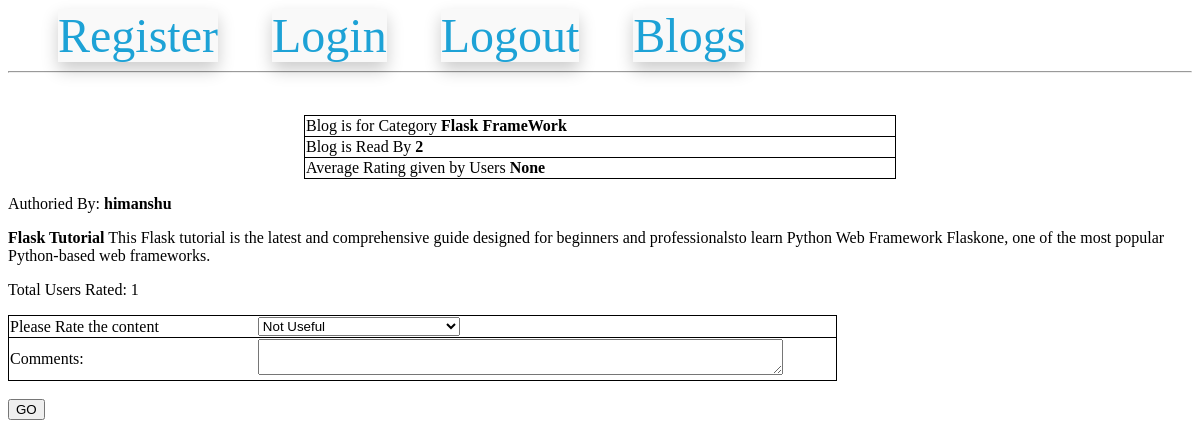
Page /blogDetail/2/himanshu/Flask FrameWork (signed in) on the committed database.
### models.py (models this page shows)
class BlogModel(db.Model):
    id = db.Column(db.Integer, primary_key=True)
    category_id = db.Column(
        db.Integer, db.ForeignKey("category_master.category_id"), nullable=False
    )
    blog_user_id = db.Column(db.Integer, db.ForeignKey("users.id"), nullable=False)
    blog_text = db.Column(db.Text, nullable=False)
    blog_creation_date = db.Column(db.DateTime)
    blog_read_count = db.Column(db.Integer, default=0)
    blog_rating_count = db.Column(db.Integer, default=0)

### routes.py (the view, shortened to what this page needs)
@app.route(
    "/blogDetail/<int:blog_id>/<string:username>/<string:category>",
    methods=["GET", "POST"],
)
@login_required
def blog_detail(blog_id, username, category):
    blog = BlogModel.query.get(blog_id)
    if request.method == "GET":
        if current_user.id != blog.blog_user_id:
            blog.blog_read_count = blog.blog_read_count + 1
            db.session.commit()
        rating = (
            db.session.query(func.avg(BlogComment.blog_rating))
            .filter(BlogComment.blog_rating == int(blog_id))
            .first()[0]
        )
        return render_template(
            "/blog_details.html",
            blog=blog,
            rating=rating,
            author=username,
            category=category,
        )

### models.py (called while the page is built)
@login.user_loader
def load_user(id):
    return UserModel.query.get(int(id))

### templates/blog_details.html (shortened to what this page needs)
{% extends 'base.html' %}
{% block content %}
<br>
<form method="POST" action="">
  <center>
  <p>
   <table style="width:50%;">
    <tr>
     <td style="width:80%;">
      Blog is for Category <b>{{ category }}</b>
     </td>
    <tr>
    <tr>
     <td style="width:80%;">
      Blog is Read By <b>{{ blog.blog_read_count }}</b>
     </td>
    <tr>
    <tr>
     <td style="width:80%;">
      Average Rating given by Users <b>{{ rating }}</b>
     </td>
    </table>
   </p>
</center>
Authoried By: <b>{{ author }}</b>
<p>
{{ blog.blog_text|safe }}
</p>
<p>
Total Users Rated: {{ blog.blog_rating_count }}
</p>
{% if current_user.username != author %}
<p>
<table style="border: 1px solid; width:70%;">
  <tr>
  <td style="width:30;">
    Please Rate the content
  </td>
  <td style="width:70%">
    <select name="rating">
    <option value="1">Not Useful</option>
    </select>
  </td>
  </tr>
  <tr>
  <td>Comments:</td>
  <td>
    <textarea style="width:90%;" name="comment"></textarea>
  </td>
  </tr>
</table>
<br>
<input type="submit" value="GO" />
</p>
</form>
{% endif %}
{% endblock %}

### templates/blog_details.html (style rules this page uses)
table, tr { border: 1px solid black; border-radius: 12px; border-collapse: collapse; width: 100%; }

### rows in the picture
BlogModel: blog_read_count "2", blog_text "Flask Tutorial This Flask tutorial is the latest and comprehensive guide designed for beginners and professionalsto learn Python Web Framework Flaskone, one of the most popular Python-based web frameworks.", blog_rating_count "1"

### other values in the picture
{{ category }} "Flask FrameWork"
{{ rating }} "None"
{{ author }} "himanshu"
